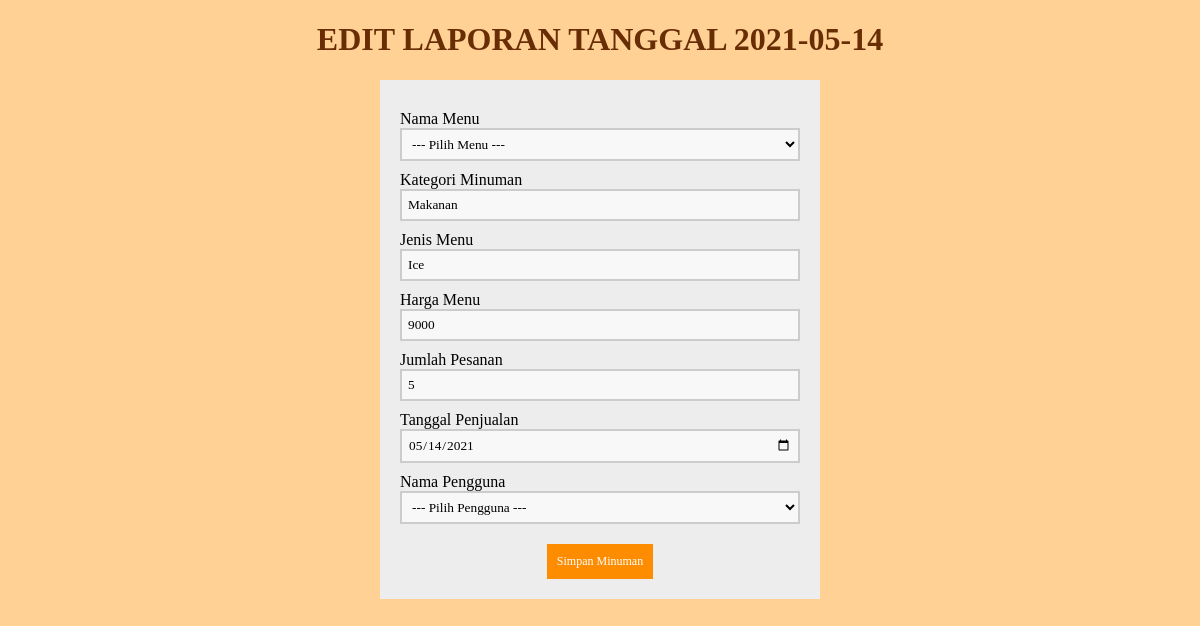
Screenshot of /Admin/Laporan/edit_laporan.php?id_laporan=3 (signed in) with the database file from the repository.
### tables this page shows
CREATE TABLE `tabel_laporan` (
  `id_laporan` int(2) NOT NULL,
  `tanggal_penjualan` date DEFAULT NULL,
  `jumlah_pesanan` int(5) DEFAULT NULL,
  `username` varchar(15) DEFAULT NULL,
  `id_menu` int(2) DEFAULT NULL
);

CREATE TABLE `tabel_menu` (
  `id_menu` int(2) NOT NULL,
  `nama_menu` varchar(50) DEFAULT NULL,
  `kategori_menu` varchar(7) DEFAULT NULL,
  `jenis_menu` varchar(15) DEFAULT NULL,
  `harga_menu` int(9) DEFAULT NULL,
  `gambar_menu` varchar(500) DEFAULT NULL
);

### Admin/Laporan/edit_laporan.php (the view, shortened to what this page needs)
<?php
include '../../koneksi.php';
  if (isset($_GET['id_laporan'])) {
    $query = "SELECT l.id_laporan, tanggal_penjualan, jumlah_pesanan, m.nama_menu, kategori_menu, jenis_menu, harga_menu, gambar_menu, p.nama_pengguna
    FROM tabel_laporan l
    JOIN tabel_menu m ON l.id_menu = m.id_menu
    JOIN tabel_pengguna p ON l.username = p.username ORDER BY tanggal_penjualan";
    $result = mysqli_query($koneksi, $query);
    $data = mysqli_fetch_assoc($result);
  } else {
    echo "<script>alert('Masukkan data id.');window.location='tampil_minuman.php';</script>";
  }
  ?>
<!DOCTYPE html>
<html>
  <head>
  </head>
  <body bgcolor = "#ffd194">
      <center>
        <h1>Edit Laporan Tanggal <?php echo $data['tanggal_penjualan']; ?></h1>
      <center>
      <form method="POST" action="proses_edit_laporan.php" enctype="multipart/form-data" >
      <section class="base">
        <div>
          <label>Nama Menu</label>
            <select type="text" name="nama_menu" id="nama_menu" autofocus="" required>
              <option>--- Pilih Menu ---</option>
          </select>
        </div>
        <div>
          <label>Kategori Minuman</label>
          <input type="text" name="kategori_menu" id="kategori_menu" readonly="true" required="" value="<?php echo $data['kategori_menu']; ?>"/>
        </div>
        <div>
          <label>Jenis Menu</label>
          <input type="text" name="jenis_menu" id="jenis_menu" readonly="true" required="" value="<?php echo $data['jenis_menu']; ?>" />
        </div>
        <div>
          <label>Harga Menu</label>
         <input type="text" name="harga_menu" id="harga_menu" readonly="true" required="" value="<?php echo $data['harga_menu']; ?>" />
        </div>
        <div>
          <label>Jumlah Pesanan</label>
          <input type="number" name="jumlah_pesanan" required="" value="<?php echo $data['jumlah_pesanan']; ?>" />
        </div>
        <div>
          <label>Tanggal Penjualan</label>
          <input type="date" name="tanggal_penjualan" required="" value="<?php echo $data['tanggal_penjualan']; ?>" />
        </div>
        <div>
          <label>Nama Pengguna</label>
          <select type="text" name="nama_pengguna" id="nama_pengguna" required>
              <option>--- Pilih Pengguna ---</option>
          </select>
        </div>
        <div>
         <button type="submit">Simpan Minuman</button>
        </div>
        </section>
      </form>
  </body>
</html>

### Admin/Laporan/edit_laporan.php (style rules this page uses)
* { font-family: "Trebuchet MS"; }
h1 { text-transform: uppercase; color: #692d06; }
button { background-color: #fe8c00; color: #fff; padding: 10px; text-decoration: none; font-size: 12px; border: 0px; margin-top: 20px; }
label { margin-top: 10px; float: left; text-align: left; width: 100%; }
select { padding: 6px; width: 100%; box-sizing: border-box; background: #f8f8f8; border: 2px solid #ccc; outline-color: #fe8c00; }
input { padding: 6px; width: 100%; box-sizing: border-box; background: #f8f8f8; border: 2px solid #ccc; outline-color: #fe8c00; }
div { width: 100%; height: auto; }
.base { width: 400px; height: auto; padding: 20px; margin-left: auto; margin-right: auto; background: #ededed; }

### rows the page displays
tabel_laporan: tanggal_penjualan "2021-05-14", jumlah_pesanan "5", tanggal_penjualan "05/14/2021"
tabel_menu: kategori_menu "Makanan", jenis_menu "Ice", harga_menu "9000"
